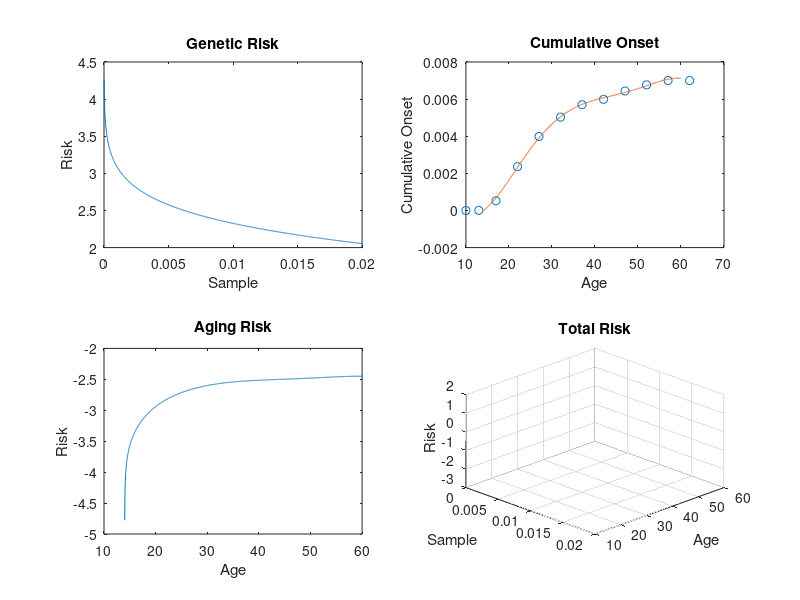

This figure's MATLAB source:
%time in year
t=14:.01:60;
%populational distribution 0-1 orderd by risk of onset (only 0-0.02 will be calculated)
sample=0:.00001:0.02;
%genetic risk defined as x with 100*sample percentile value in standard
%normal distribution snd(x)
genetic_risk=2^(1/2)*erfinv(1-2*sample);
figure(1);
clf();
fig1=subplot(2,2,1);
plot(sample,genetic_risk);
title('Genetic Risk')
xlabel('Sample')
ylabel('Risk')

%reproduced from Hafner Arch Clin Psychiatry 2002
%t_real=[13,17,22,27,32,37,42,47,52,57];
t_real=[10,13,17,22,27,32,37,42,47,52,57,62];
%cumulative onset
%onset_real=[0.00000795,0.00052325,0.00236027,0.00398756,0.00502651,0.00569886,0.00598945,0.00643747,0.00676400,0.00700000];
onset_real=[0,0.00000795,0.00052325,0.00236027,0.00398756,0.00502651,0.00569886,0.00598945,0.00643747,0.00676400,0.00700000,0.00700000];
dval=polyfit(t_real,onset_real,5);
onset=polyval(dval,t);
fig2=subplot(2,2,2);
plot(t_real,onset_real,'o',t,onset);
title('Cumulative Onset')
xlabel('Age')
ylabel('Cumulative Onset')

%onset defined as total risk = genetic risk + aging risk>0
aging_risk=-2^(1/2)*erfinv(1-2*onset);
fig3=subplot(2,2,3);
plot(t,aging_risk)
title('Aging Risk')
xlabel('Age')
ylabel('Risk')

risk=repelem(genetic_risk,numel(aging_risk),1)+repelem(aging_risk',1,numel(genetic_risk));
risk_transparency=(0.5*(risk>=0)+0.5);
fig4=subplot(2,2,4);
surf(sample,t,risk,'EdgeColor','none','CData',risk,'FaceColor','flat','AlphaData',risk_transparency,'AlphaDataMapping','none','FaceAlpha','flat')
title('Total Risk')
xlabel('Sample')
ylabel('Age')
zlabel('Risk')
colormap('jet')
view([1,-1,1])